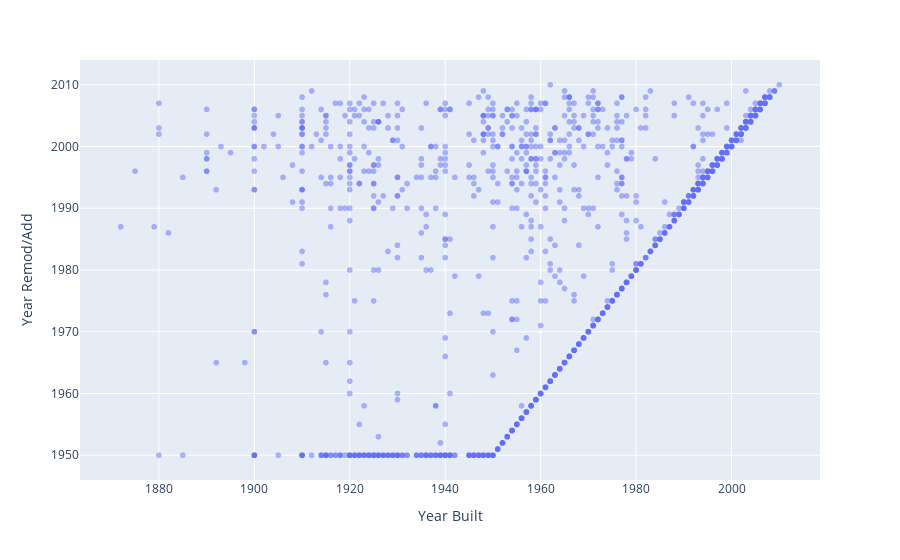

Here is the notebook cell this chart was saved with:
### Markdown cell above
Since there are many houses built before 1950, our best guess is that a value of 1950 either means that no remodel was added, or it was added before 1950 before good records were kept.


Another thought that comes to mind is that it is unlikely that every house had a remodel. Let's compare the `Year Built` variable with the `Year Remod/Add` variable in the scatterplot below:

### Code cell
px.scatter(ames, x="Year Built", y="Year Remod/Add", opacity=0.5)

### Figure 1 — Plotly figure (JSON) as saved in the notebook; plotly's stock layout.template omitted (floating-point values rounded to 4 significant figures; data arrays with more than 128 entries replaced by an {"elided": "..."} marker saying what was removed)
{"data": [{"hovertemplate": "Year Built=%{x}<br>Year Remod/Add=%{y}<extra></extra>", "legendgroup": "", "marker": {"color": "#636efa", "opacity": 0.5, "symbol": "circle"}, "mode": "markers", "name": "", "showlegend": false, "type": "scattergl", "x": {"elided": "2397 int values"}, "xaxis": "x", "y": {"elided": "2397 int values"}, "yaxis": "y"}], "layout": {"legend": {"tracegroupgap": 0}, "margin": {"t": 60}, "xaxis": {"anchor": "y", "domain": [0, 1], "title": {"text": "Year Built"}}, "yaxis": {"anchor": "x", "domain": [0, 1], "title": {"text": "Year Remod/Add"}}}}
